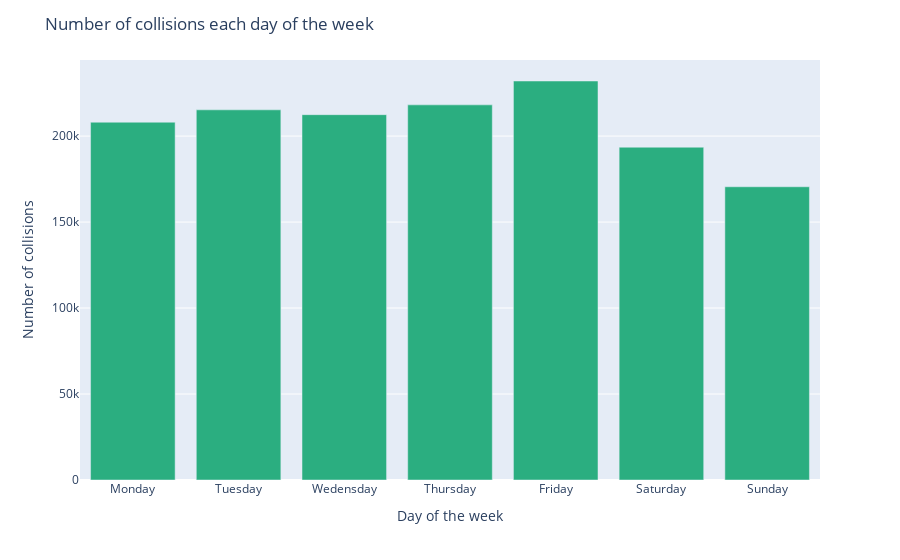

Here is the notebook cell this chart was saved with:
### Code cell
plot3= pd.DataFrame(df.groupby(df['CRASH TIMESTAMP'].dt.weekday).size().reset_index().values, columns=['Day of the Week','Count'])
plot3['change'] = plot3['Count'].diff() / plot3['Count'].to_numpy(); plot3['change'] = plot3['change'].fillna(0)

fig = px.bar(plot3, x =["Monday", "Tuesday", "Wedensday","Thursday","Friday","Saturday","Sunday"], y = 'Count',
            custom_data = plot3[['Day of the Week', 'Count', 'change']])
fig.update_layout(
    title="Number of collisions each day of the week",
    xaxis_title="Day of the week",
    yaxis_title="Number of collisions",
    hoverlabel_font_color='White')
fig.update_traces(
    hovertemplate="<br>".join([
        "Day of the week: %{x}",
        "Total number of collisions: %{y:,}",
        "Year-to-year change: %{customdata[2]:.2f} %"]
    ),
    selector=dict(type="bar"),
    marker_color='rgb(43,174,128)'
)

fig.update_layout()
fig.show()
fig.write_html("plotly_html/collisions_day.html")

### Figure 1 — Plotly figure (JSON) as saved in the notebook; plotly's stock layout.template omitted (floating-point values rounded to 4 significant figures)
{"data": [{"alignmentgroup": "True", "customdata": [[0, 208076, 0], [1, 215263, 0.03339], [2, 212451, -0.01324], [3, 218145, 0.0261], [4, 232028, 0.05983], [5, 193528, -0.1989], [6, 170522, -0.1349]], "hovertemplate": "Day of the week: %{x}<br>Total number of collisions: %{y:,}<br>Year-to-year change: %{customdata[2]:.2f} %", "legendgroup": "", "marker": {"color": "rgb(43,174,128)"}, "name": "", "offsetgroup": "", "orientation": "v", "showlegend": false, "textposition": "auto", "type": "bar", "x": ["Monday", "Tuesday", "Wedensday", "Thursday", "Friday", "Saturday", "Sunday"], "xaxis": "x", "y": [208076, 215263, 212451, 218145, 232028, 193528, 170522], "yaxis": "y"}], "layout": {"autosize": true, "barmode": "relative", "hoverlabel": {"font": {"color": "White"}}, "legend": {"tracegroupgap": 0}, "margin": {"t": 60}, "title": {"text": "Number of collisions each day of the week"}, "xaxis": {"anchor": "y", "autorange": true, "domain": [0, 1], "range": [-0.5, 6.5], "title": {"text": "Day of the week"}, "type": "category"}, "yaxis": {"anchor": "x", "autorange": true, "domain": [0, 1], "range": [0, 244240], "title": {"text": "Number of collisions"}, "type": "linear"}}}
